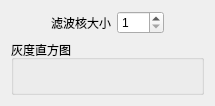
                  <widget class="QWidget" name="page_guassianFilter">
                   <layout class="QVBoxLayout" name="verticalLayout_16" stretch="0,9">
                    <item>
                     <layout class="QHBoxLayout" name="horizontalLayout_21">
                      <item>
                       <spacer name="horizontalSpacer_9">
                        <property name="orientation">
                         <enum>Qt::Horizontal</enum>
                        </property>
                        <property name="sizeHint" stdset="0">
                         <size>
                          <width>40</width>
                          <height>20</height>
                         </size>
                        </property>
                       </spacer>
                      </item>
                      <item>
                       <widget class="QLabel" name="label_13">
                        <property name="text">
                         <string>滤波核大小</string>
                        </property>
                       </widget>
                      </item>
                      <item>
                       <widget class="QSpinBox" name="gauss_spinBox">
                        <property name="minimum">
                         <number>1</number>
                        </property>
                        <property name="maximum">
                         <number>999</number>
                        </property>
                        <property name="singleStep">
                         <number>2</number>
                        </property>
                       </widget>
                      </item>
                      <item>
                       <spacer name="horizontalSpacer_10">
                        <property name="orientation">
                         <enum>Qt::Horizontal</enum>
                        </property>
                        <property name="sizeHint" stdset="0">
                         <size>
                          <width>40</width>
                          <height>20</height>
                         </size>
                        </property>
                       </spacer>
                      </item>
                     </layout>
                    </item>
                    <item>
                     <widget class="QGroupBox" name="groupBox_14">
                      <property name="title">
                       <string>灰度直方图</string>
                      </property>
                      <layout class="QVBoxLayout" name="verticalLayout_33" stretch="0">
                       <item>
                        <widget class="QLabel" name="gauss_label_histImage">
                         <property name="text">
                          <string/>
                         </property>
                        </widget>
                       </item>
                      </layout>
                     </widget>
                    </item>
                   </layout>
                  </widget>
